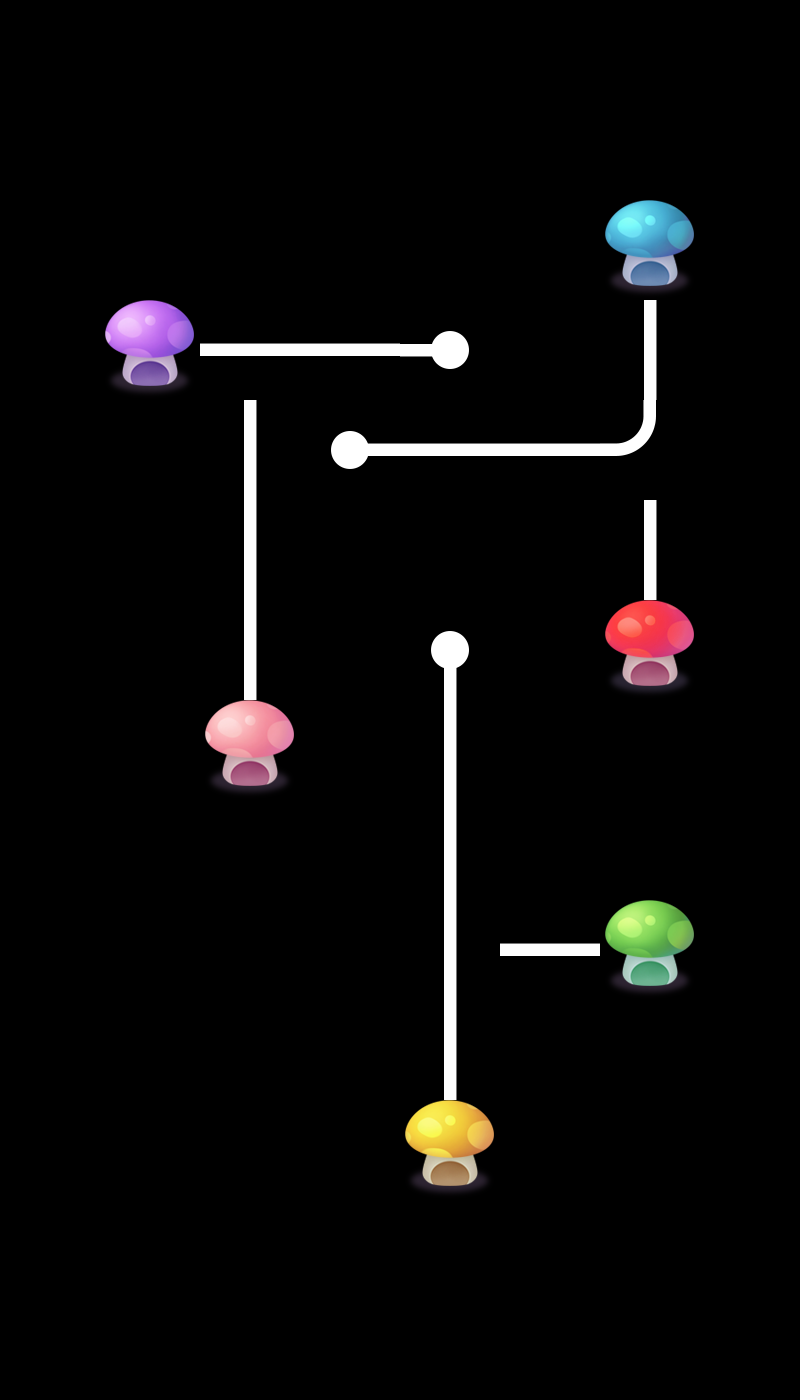

The image is a tile-based game level rendered from a .tmx file. Its description and source (layers, tilesets, objects; grid data summarised) follow:
An orthogonal 8x14 tile map with 100x100 px tiles, 3 tile layers (layer0, layer1, layer2), 3 tilesets and 3 objects.

<map version="1.0" orientation="orthogonal" renderorder="right-down" width="8" height="14" tilewidth="100" tileheight="100" nextobjectid="7">
 <tileset firstgid="1" name="tiled" tilewidth="100" tileheight="100">
  <image source="tiled.png" width="500" height="400" />
 </tileset>
 <tileset firstgid="21" name="tiled" tilewidth="100" tileheight="100">
  <image source="tiled.png" width="500" height="400" />
 </tileset>
 <tileset firstgid="41" name="tiled" tilewidth="100" tileheight="100">
  <image source="tiled.png" width="500" height="400" />
 </tileset>
 <layer name="layer0" width="8" height="14">
  <data>[112 cells, 8 non-empty, 5 distinct tile ids]</data>
 </layer>
 <layer name="layer1" width="8" height="14">
  <data>[112 cells, 8 non-empty, 5 distinct tile ids]</data>
 </layer>
 <layer name="layer2" width="8" height="14">
  <data>[112 cells, 8 non-empty, 6 distinct tile ids]</data>
 </layer>
 <objectgroup name="object1">
  <object id="2" x="424.242" y="927.273" width="48.4848" height="42.4242">
   <properties>
    <property name="id" value="1" />
   </properties>
  </object>
  <object id="3" x="618.182" y="415.152" width="48.4848" height="57.5758">
   <properties>
    <property name="id" value="2" />
   </properties>
  </object>
  <object id="6" x="224.242" y="319.697" width="48.4848" height="57.5758">
   <properties>
    <property name="id" value="0" />
   </properties>
  </object>
 </objectgroup>
</map>
